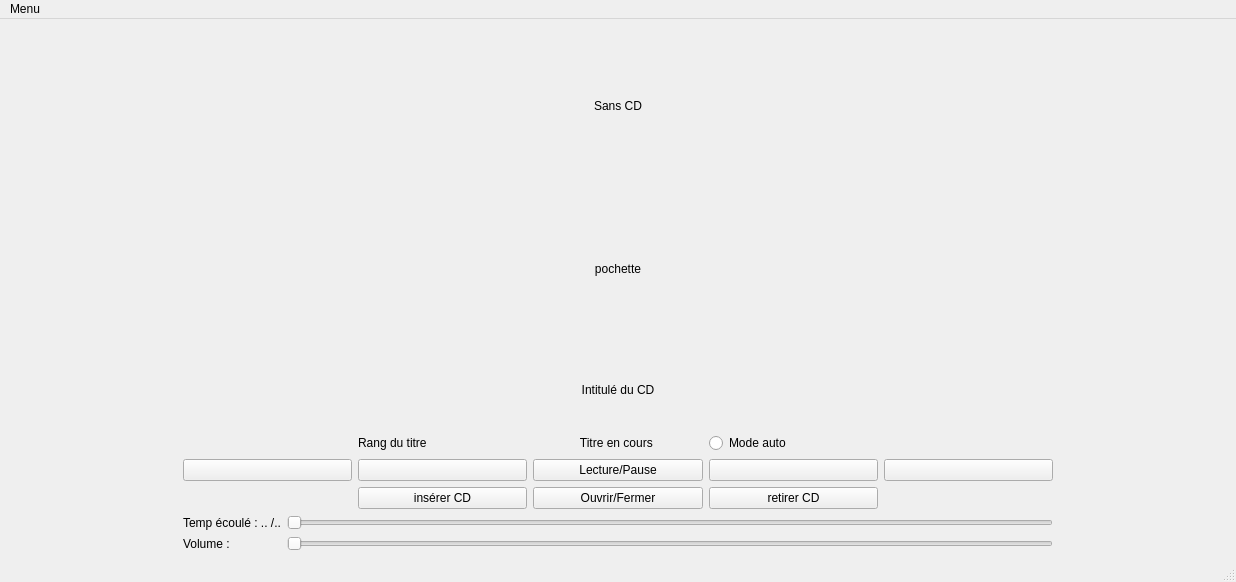
<?xml version="1.0" encoding="UTF-8"?>
<ui version="4.0">
 <class>LecteurVue</class>
 <widget class="QMainWindow" name="LecteurVue">
  <property name="geometry">
   <rect>
    <x>0</x>
    <y>0</y>
    <width>1236</width>
    <height>582</height>
   </rect>
  </property>
  <property name="windowTitle">
   <string>LecteurVue</string>
  </property>
  <widget class="QWidget" name="centralwidget">
   <layout class="QHBoxLayout" name="horizontalLayout_4">
    <item>
     <layout class="QHBoxLayout" name="horizontalLayout_3" stretch="1,5,1">
      <item>
       <spacer name="horizontalSpacer_2">
        <property name="orientation">
         <enum>Qt::Orientation::Horizontal</enum>
        </property>
        <property name="sizeHint" stdset="0">
         <size>
          <width>40</width>
          <height>20</height>
         </size>
        </property>
       </spacer>
      </item>
      <item>
       <layout class="QVBoxLayout" name="verticalLayout">
        <item>
         <layout class="QHBoxLayout" name="horizontalLayout">
          <item>
           <widget class="QLabel" name="etatDisque">
            <property name="text">
             <string>Sans CD</string>
            </property>
            <property name="alignment">
             <set>Qt::AlignmentFlag::AlignCenter</set>
            </property>
            <property name="margin">
             <number>10</number>
            </property>
            <property name="indent">
             <number>530</number>
            </property>
           </widget>
          </item>
         </layout>
        </item>
        <item>
         <layout class="QHBoxLayout" name="horizontalLayout_2">
          <item>
           <widget class="QLabel" name="pochette">
            <property name="text">
             <string>pochette</string>
            </property>
            <property name="alignment">
             <set>Qt::AlignmentFlag::AlignCenter</set>
            </property>
           </widget>
          </item>
         </layout>
        </item>
        <item>
         <layout class="QGridLayout" name="gridLayout">
          <item row="2" column="4">
           <widget class="QPushButton" name="titreSuivant">
            <property name="text">
             <string/>
            </property>
            <property name="icon">
             <iconset theme="QIcon::ThemeIcon::GoNext"/>
            </property>
           </widget>
          </item>
          <item row="0" column="2">
           <widget class="QLabel" name="intituleCD">
            <property name="text">
             <string>Intitulé du CD</string>
            </property>
            <property name="alignment">
             <set>Qt::AlignmentFlag::AlignCenter</set>
            </property>
           </widget>
          </item>
          <item row="3" column="2">
           <widget class="QPushButton" name="ouvrirFermer">
            <property name="text">
             <string>Ouvrir/Fermer</string>
            </property>
            <property name="checkable">
             <bool>true</bool>
            </property>
           </widget>
          </item>
          <item row="2" column="3">
           <widget class="QPushButton" name="boutonStop">
            <property name="text">
             <string/>
            </property>
            <property name="icon">
             <iconset theme="QIcon::ThemeIcon::MediaPlaybackStop"/>
            </property>
           </widget>
          </item>
          <item row="2" column="0">
           <widget class="QPushButton" name="titrePrec">
            <property name="text">
             <string/>
            </property>
            <property name="icon">
             <iconset theme="QIcon::ThemeIcon::GoPrevious"/>
            </property>
           </widget>
          </item>
          <item row="1" column="2">
           <widget class="QLabel" name="titreEnCours">
            <property name="text">
             <string>Titre en cours </string>
            </property>
            <property name="alignment">
             <set>Qt::AlignmentFlag::AlignCenter</set>
            </property>
           </widget>
          </item>
          <item row="2" column="1">
           <widget class="QPushButton" name="recommencerTitre">
            <property name="text">
             <string/>
            </property>
            <property name="icon">
             <iconset theme="QIcon::ThemeIcon::MediaSeekBackward"/>
            </property>
           </widget>
          </item>
          <item row="2" column="2">
           <widget class="QPushButton" name="lecturePause">
            <property name="text">
             <string>Lecture/Pause</string>
            </property>
            <property name="icon">
             <iconset theme="QIcon::ThemeIcon::MediaPlaybackStart"/>
            </property>
            <property name="checkable">
             <bool>true</bool>
            </property>
           </widget>
          </item>
          <item row="1" column="3">
           <widget class="QRadioButton" name="radioButton">
            <property name="text">
             <string>Mode auto</string>
            </property>
           </widget>
          </item>
          <item row="1" column="1">
           <widget class="QLabel" name="rangTitre">
            <property name="text">
             <string>Rang du titre</string>
            </property>
           </widget>
          </item>
          <item row="3" column="1">
           <widget class="QPushButton" name="insererCD">
            <property name="text">
             <string>insérer CD</string>
            </property>
            <property name="autoDefault">
             <bool>false</bool>
            </property>
           </widget>
          </item>
          <item row="3" column="3">
           <widget class="QPushButton" name="retirerCD">
            <property name="text">
             <string>retirer CD</string>
            </property>
           </widget>
          </item>
         </layout>
        </item>
        <item>
         <layout class="QGridLayout" name="gridLayout_2">
          <item row="1" column="1">
           <widget class="QSlider" name="barreVolume">
            <property name="maximum">
             <number>100</number>
            </property>
            <property name="orientation">
             <enum>Qt::Orientation::Horizontal</enum>
            </property>
           </widget>
          </item>
          <item row="0" column="0">
           <widget class="QLabel" name="tempEcoule">
            <property name="text">
             <string>Temp écoulé : .. /..</string>
            </property>
           </widget>
          </item>
          <item row="1" column="0">
           <widget class="QLabel" name="volume">
            <property name="text">
             <string>Volume :</string>
            </property>
           </widget>
          </item>
          <item row="0" column="1">
           <widget class="QSlider" name="barreTempEcoule">
            <property name="orientation">
             <enum>Qt::Orientation::Horizontal</enum>
            </property>
           </widget>
          </item>
         </layout>
        </item>
       </layout>
      </item>
      <item>
       <spacer name="horizontalSpacer">
        <property name="orientation">
         <enum>Qt::Orientation::Horizontal</enum>
        </property>
        <property name="sizeHint" stdset="0">
         <size>
          <width>40</width>
          <height>20</height>
         </size>
        </property>
       </spacer>
      </item>
     </layout>
    </item>
   </layout>
  </widget>
  <widget class="QMenuBar" name="menubar">
   <property name="geometry">
    <rect>
     <x>0</x>
     <y>0</y>
     <width>1236</width>
     <height>17</height>
    </rect>
   </property>
   <widget class="QMenu" name="menuMenu">
    <property name="title">
     <string>Menu</string>
    </property>
   </widget>
   <addaction name="menuMenu"/>
  </widget>
  <widget class="QStatusBar" name="statusbar"/>
 </widget>
 <resources/>
 <connections/>
</ui>
